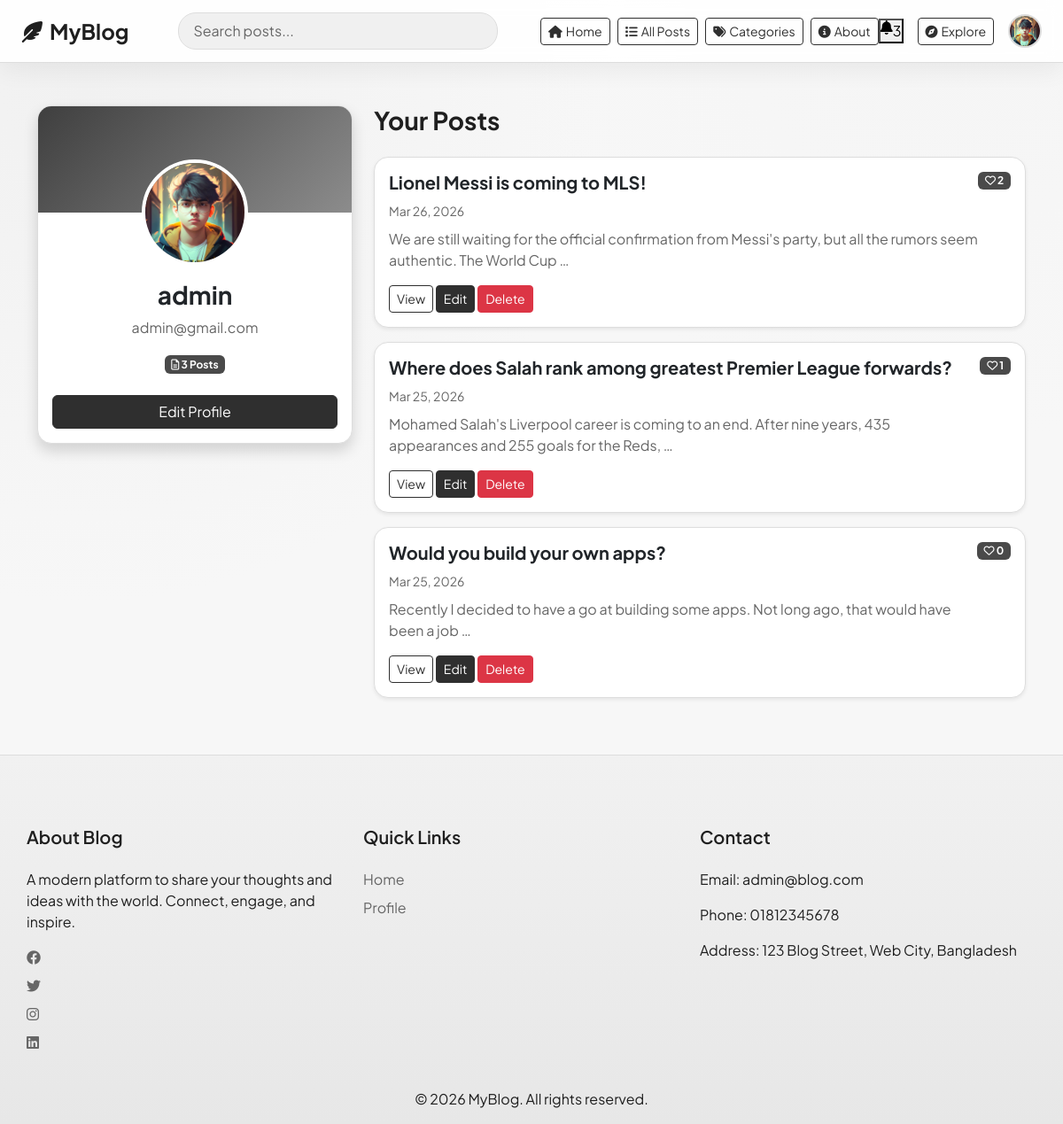
/profile/ (signed in), run on the app's committed database.
### blog/models.py (models this page shows, shortened)
class Profile(models.Model):
    user = models.OneToOneField(User, on_delete=models.CASCADE)
    bio = models.TextField(blank=True)
    profile_pic = models.ImageField(upload_to='profiles/')

class Post(models.Model):
    title = models.CharField(max_length=200)
    content = models.TextField()
    author = models.ForeignKey(User, on_delete=models.CASCADE)
    category = models.ForeignKey(Category, on_delete=models.SET_NULL, null=True, blank=True)
    image = models.ImageField(upload_to='posts/', null=True, blank=True)
    created_at = models.DateTimeField(auto_now_add=True)
    class Meta:
        ordering = ['-created_at']

### blog/views.py (the view)
# urls.py: path('profile/', views.profile_view, name='profile'),
@login_required
def profile_view(request):
    profile, _ = Profile.objects.get_or_create(user=request.user)
    posts = Post.objects.filter(author=request.user)
    return render(request, 'profile.html', {
        'user': request.user,
        'profile': profile,
        'posts': posts
    })

### blog/context_processors.py (called while the page is built)
def navbar_profile(request):
    if not request.user.is_authenticated:
        return {"navbar_profile": None}
    profile = Profile.objects.filter(user=request.user).first()
    return {"navbar_profile": profile}

### blog/templates/profile.html (shortened to what this page needs)
{% extends 'base.html' %}
{% block content %}
<div class="container py-5">
    <div class="row">
        <div class="col-md-4 mb-4">
            <div class="card border-0 shadow rounded-lg overflow-hidden">
                <div class="card-body text-center pt-0">
                    <div class="avatar mb-3" style="margin-top: -60px;">
                        {% if profile.profile_pic %}
                            <img src="{{ profile.profile_pic.url }}" alt="{{ user.username }} profile picture" class="rounded-circle border border-4 border-white" style="width: 120px; height: 120px; object-fit: cover;">
                        {% else %}
                            <div class="rounded-circle bg-light border border-4 border-white d-inline-flex justify-content-center align-items-center" style="width: 120px; height: 120px;">
                                <i class="fas fa-user fa-3x text-muted"></i>
                            </div>
                        {% endif %}
                    </div>
                    <h3 class="fw-bold">{{ user.username }}</h3>
                    <p class="text-muted">{{ user.email }}</p>
                    <div class="mb-4">
                        <span class="badge bg-info">
                            <i class="far fa-file-alt"></i> {{ posts.count }} Posts
                        </span>
                    </div>
                    <a href="{% url 'edit_profile' %}" class="btn btn-primary w-100">Edit Profile</a>
                </div>
            </div>
        </div>
        <div class="col-md-8">
            <h3 class="fw-bold mb-4">Your Posts</h3>
            {% if posts %}
                {% for post in posts %}
                <div class="card mb-3 border-0 shadow-sm rounded-lg overflow-hidden">
                    <div class="card-body">
                        <div class="d-flex justify-content-between align-items-start">
                            <div>
                                <h5 class="card-title fw-bold">{{ post.title }}</h5>
                                <small class="text-muted">{{ post.created_at|date:"M d, Y" }}</small>
                                <p class="card-text text-muted mt-2">{{ post.content|truncatewords:20 }}</p>
                            </div>
                            <span class="badge bg-info"><i class="far fa-heart"></i> {{ post.like_set.count }}</span>
                        </div>
                        <div class="mt-3">
                            <a href="{% url 'post_detail' post.pk %}" class="btn btn-outline-primary btn-sm">View</a>
                            <a href="{% url 'edit_post' post.pk %}" class="btn btn-primary btn-sm">Edit</a>
                            <a href="{% url 'delete_post' post.pk %}" class="btn btn-danger btn-sm" onclick="return confirm('Are you sure?')">Delete</a>
                        </div>
                    </div>
                </div>
                {% endfor %}
            {% else %}
                <div class="alert alert-info text-center py-5" role="alert">
                    <h5>No posts yet</h5>
                    <p>Start sharing your thoughts with the world!</p>
                    <a href="{% url 'create_post' %}" class="btn btn-primary">Create Your First Post</a>
                </div>
            {% endif %}
        </div>
    </div>
</div>
{% endblock %}

### blog/templates/base.html (shortened to what this page needs)
<!DOCTYPE html>
<html>
<head>
    <link href="https://cdn.jsdelivr.net/npm/bootstrap@5.3.0/dist/css/bootstrap.min.css" rel="stylesheet">
    <link rel="stylesheet" href="https://cdnjs.cloudflare.com/ajax/libs/font-awesome/6.4.0/css/all.min.css">
</head>
<body>
<nav class="navbar">
    <div class="container-fluid px-4">
        <div class="d-flex align-items-center w-100">
            <a class="navbar-brand" href="/">
                <i class="fas fa-feather-alt me-2"></i>MyBlog
            </a>
            <div class="navbar-search d-none d-lg-block">
                <input class="form-control" type="search" placeholder="Search posts..." aria-label="Search">
            </div>
            <div class="d-none d-lg-flex gap-2 ms-4">
                <a href="/" class="btn btn-sm btn-outline-primary">
                    <i class="fas fa-home me-1"></i>Home
                </a>
                <a href="{% url 'all_posts' %}" class="btn btn-sm btn-outline-primary">
                    <i class="fas fa-list me-1"></i>All Posts
                </a>
                <a href="{% url 'categories' %}" class="btn btn-sm btn-outline-primary">
                    <i class="fas fa-tags me-1"></i>Categories
                </a>
                <a href="{% url 'about' %}" class="btn btn-sm btn-outline-primary">
                    <i class="fas fa-info-circle me-1"></i>About
                </a>
            </div>
            <div class="ms-auto d-flex align-items-center gap-3">
                <button class="icon-btn d-none d-md-flex" type="button" title="Notifications">
                    <i class="fas fa-bell"></i>
                    <span class="notification-badge">3</span>
                </button>
                <a href="/" class="btn btn-sm btn-outline-primary d-none d-md-inline-block">
                    <i class="fas fa-compass me-1"></i>Explore
                </a>
                {% if user.is_authenticated %}
                    <div class="dropdown">
                        <button class="btn dropdown-toggle navbar-avatar-btn" type="button" data-bs-toggle="dropdown" aria-expanded="false" aria-label="Open profile menu">
                            {% if navbar_profile and navbar_profile.profile_pic %}
                                <img src="{{ navbar_profile.profile_pic.url }}" alt="{{ user.username }} avatar" class="navbar-avatar-img">
                            {% else %}
                                <i class="fas fa-user"></i>
                            {% endif %}
                        </button>
                    </div>
                {% else %}
                    <a href="/login/" class="btn btn-sm btn-primary">Login</a>
                    <a href="/register/" class="btn btn-sm btn-outline-primary">Register</a>
                {% endif %}
            </div>
        </div>
    </div>
</nav>
<div class="main-content">
    {% block content %}
    {% endblock %}
</div>
<footer>
    <div class="container">
        <div class="row">
            <div class="col-md-4 footer-section">
                <h5>About Blog</h5>
                <p>A modern platform to share your thoughts and ideas with the world. Connect, engage, and inspire.</p>
                <div class="social-links">
                    <a href="#" class="me-3"><i class="fab fa-facebook"></i></a>
                    <a href="#" class="me-3"><i class="fab fa-twitter"></i></a>
                    <a href="#" class="me-3"><i class="fab fa-instagram"></i></a>
                    <a href="#"><i class="fab fa-linkedin"></i></a>
                </div>
            </div>
            <div class="col-md-4 footer-section">
                <h5>Quick Links</h5>
                <a href="/">Home</a>
                <a href="{% if user.is_authenticated %}{% url 'profile' %}{% else %}/login/{% endif %}">Profile</a>
            </div>
            <div class="col-md-4 footer-section">
                <h5>Contact</h5>
                <p>Email: admin@blog.com</p>
                <p>Phone: 01812345678</p>
                <p>Address: 123 Blog Street, Web City, Bangladesh</p>
            </div>
        </div>
    </div>
    <div class="footer-bottom">
        <p>&copy; 2026 MyBlog. All rights reserved.</p>
    </div>
</footer>
</body>
</html>

### blog/templates/base.html (style rules this page uses)
:root { --bg: #f7f7f7; --surface: #ffffff; --surface-soft: #f0f0f0; --text: #1f1f1f; --muted: #666666; --primary: #2f2f2f; --primary-soft: #ebebeb; --border: #dddddd; --shadow: 0 10px 30px rgba(0, 0, 0, 0.08); }
* { margin: 0; padding: 0; box-sizing: border-box; }
body { display: flex; flex-direction: column; min-height: 100vh; background: radial-gradient(circle at 8% 8%, #f1f1f1 0%, transparent 36%), radial-gradient(circle at 90% 0%, #f5f5f5 0%, transparent 30%), var(--bg); color: var(--text); font-family: 'Plus Jakarta Sans', sans-serif; }
h1, h2, h3, h4, h5 { font-family: 'Plus Jakarta Sans', sans-serif; letter-spacing: 0; }
.navbar { background: rgba(255, 255, 255, 0.9); border-bottom: 1px solid var(--border); box-shadow: 0 8px 28px rgba(0, 0, 0, 0.06); backdrop-filter: blur(8px); padding: 0.75rem 0 !important; }
.navbar-brand { font-weight: 700; font-size: 1.5rem; margin-right: 2rem !important; color: var(--text) !important; }
.navbar-search { flex-grow: 1; max-width: 400px; margin: 0 1.5rem; }
.navbar-search .form-control { background: var(--surface-soft); border: 1px solid var(--border); color: var(--text); border-radius: 20px; padding: 0.5rem 1rem; }
.navbar-search .form-control::placeholder { color: var(--muted); }
.navbar-avatar-btn { width: 38px; height: 38px; border-radius: 50%; border: 2px solid var(--border); background: var(--surface-soft); padding: 0; display: inline-flex; align-items: center; justify-content: center; overflow: hidden; transition: transform 0.2s ease, border-color 0.2s ease; }
.navbar-avatar-btn::after { display: none !important; }
.navbar-avatar-img { width: 100%; height: 100%; object-fit: cover; }
.main-content { flex: 1; }
.card { border-radius: 1rem !important; border: 1px solid var(--border) !important; box-shadow: var(--shadow); background: var(--surface); }
.text-muted { color: var(--muted) !important; }
.btn-primary, .btn-success { background-color: var(--primary); border-color: var(--primary); }
.btn-outline-primary { color: var(--primary); border-color: var(--primary); }
.badge.bg-info { background-color: #4a4a4a !important; }
footer { background: linear-gradient(180deg, #f1f1f1 0%, #e7e7e7 100%); color: var(--text); padding: 3rem 0 0; margin-top: auto; border-top: 1px solid var(--border); }
.footer-section { padding: 2rem 0; }
.footer-section h5 { margin-bottom: 1.5rem; font-weight: 600; }
.footer-section a { color: var(--muted); text-decoration: none; display: block; margin-bottom: 0.5rem; transition: color 0.3s; }
.footer-bottom { text-align: center; }

### data on the page
Profile: profile_pic (picture)
Post: title "Lionel Messi is coming to MLS!", created_at "Mar 26, 2026", content "We are still waiting for the official confirmation from Messi's party, but all the rumors seem authentic. The World Cup …", like_set.count "2"
Post: title "Where does Salah rank among greatest Premier League forwards?", created_at "Mar 25, 2026", content "Mohamed Salah's Liverpool career is coming to an end. After nine years, 435 appearances and 255 goals for the Reds, …", like_set.count "1"
Post: title "Would you build your own apps?", created_at "Mar 25, 2026", content "Recently I decided to have a go at building some apps. Not long ago, that would have been a job …", like_set.count "0"

### other printed values
{{ user.username }} "admin"
{{ user.email }} "admin@gmail.com"
{{ posts.count }} "3"
